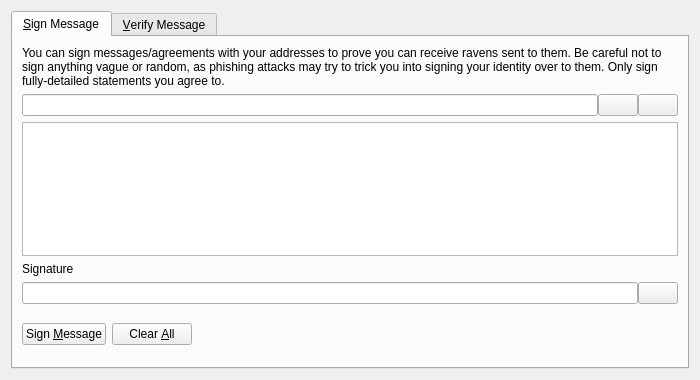
<?xml version="1.0" encoding="UTF-8"?>
<ui version="4.0">
 <class>SignVerifyMessageDialog</class>
 <widget class="QDialog" name="SignVerifyMessageDialog">
  <property name="geometry">
   <rect>
    <x>0</x>
    <y>0</y>
    <width>700</width>
    <height>380</height>
   </rect>
  </property>
  <property name="windowTitle">
   <string>Signatures - Sign / Verify a Message</string>
  </property>
  <property name="modal">
   <bool>true</bool>
  </property>
  <layout class="QVBoxLayout" name="verticalLayout">
   <item>
    <widget class="QTabWidget" name="tabWidget">
     <property name="currentIndex">
      <number>0</number>
     </property>
     <widget class="QWidget" name="tabSignMessage">
      <attribute name="title">
       <string>&amp;Sign Message</string>
      </attribute>
      <layout class="QVBoxLayout" name="verticalLayout_SM">
       <item>
        <widget class="QLabel" name="infoLabel_SM">
         <property name="text">
          <string>You can sign messages/agreements with your addresses to prove you can receive ravens sent to them. Be careful not to sign anything vague or random, as phishing attacks may try to trick you into signing your identity over to them. Only sign fully-detailed statements you agree to.</string>
         </property>
         <property name="textFormat">
          <enum>Qt::PlainText</enum>
         </property>
         <property name="wordWrap">
          <bool>true</bool>
         </property>
        </widget>
       </item>
       <item>
        <layout class="QHBoxLayout" name="horizontalLayout_1_SM">
         <property name="spacing">
          <number>0</number>
         </property>
         <item>
          <widget class="QValidatedLineEdit" name="addressIn_SM">
           <property name="toolTip">
            <string>The Raven address to sign the message with</string>
           </property>
          </widget>
         </item>
         <item>
          <widget class="QPushButton" name="addressBookButton_SM">
           <property name="toolTip">
            <string>Choose previously used address</string>
           </property>
           <property name="text">
            <string/>
           </property>
           <property name="icon">
            <iconset resource="../raven.qrc">
             <normaloff>:/icons/address-book</normaloff>:/icons/address-book</iconset>
           </property>
           <property name="shortcut">
            <string>Alt+A</string>
           </property>
           <property name="autoDefault">
            <bool>false</bool>
           </property>
          </widget>
         </item>
         <item>
          <widget class="QPushButton" name="pasteButton_SM">
           <property name="toolTip">
            <string>Paste address from clipboard</string>
           </property>
           <property name="text">
            <string/>
           </property>
           <property name="icon">
            <iconset resource="../raven.qrc">
             <normaloff>:/icons/editpaste</normaloff>:/icons/editpaste</iconset>
           </property>
           <property name="shortcut">
            <string>Alt+P</string>
           </property>
           <property name="autoDefault">
            <bool>false</bool>
           </property>
          </widget>
         </item>
        </layout>
       </item>
       <item>
        <widget class="QPlainTextEdit" name="messageIn_SM">
         <property name="toolTip">
          <string>Enter the message you want to sign here</string>
         </property>
        </widget>
       </item>
       <item>
        <widget class="QLabel" name="signatureLabel_SM">
         <property name="text">
          <string>Signature</string>
         </property>
         <property name="textFormat">
          <enum>Qt::PlainText</enum>
         </property>
        </widget>
       </item>
       <item>
        <layout class="QHBoxLayout" name="horizontalLayout_2_SM">
         <property name="spacing">
          <number>0</number>
         </property>
         <item>
          <widget class="QLineEdit" name="signatureOut_SM">
           <property name="font">
            <font>
             <italic>true</italic>
            </font>
           </property>
           <property name="readOnly">
            <bool>true</bool>
           </property>
          </widget>
         </item>
         <item>
          <widget class="QPushButton" name="copySignatureButton_SM">
           <property name="toolTip">
            <string>Copy the current signature to the system clipboard</string>
           </property>
           <property name="text">
            <string/>
           </property>
           <property name="icon">
            <iconset resource="../raven.qrc">
             <normaloff>:/icons/editcopy</normaloff>:/icons/editcopy</iconset>
           </property>
           <property name="autoDefault">
            <bool>false</bool>
           </property>
          </widget>
         </item>
        </layout>
       </item>
       <item>
        <layout class="QHBoxLayout" name="horizontalLayout_3_SM">
         <item>
          <widget class="QPushButton" name="signMessageButton_SM">
           <property name="toolTip">
            <string>Sign the message to prove you own this Raven address</string>
           </property>
           <property name="text">
            <string>Sign &amp;Message</string>
           </property>
           <property name="icon">
            <iconset resource="../raven.qrc">
             <normaloff>:/icons/edit</normaloff>:/icons/edit</iconset>
           </property>
           <property name="autoDefault">
            <bool>false</bool>
           </property>
          </widget>
         </item>
         <item>
          <widget class="QPushButton" name="clearButton_SM">
           <property name="toolTip">
            <string>Reset all sign message fields</string>
           </property>
           <property name="text">
            <string>Clear &amp;All</string>
           </property>
           <property name="icon">
            <iconset resource="../raven.qrc">
             <normaloff>:/icons/remove</normaloff>:/icons/remove</iconset>
           </property>
           <property name="autoDefault">
            <bool>false</bool>
           </property>
          </widget>
         </item>
         <item>
          <spacer name="horizontalSpacer_1_SM">
           <property name="orientation">
            <enum>Qt::Horizontal</enum>
           </property>
           <property name="sizeHint" stdset="0">
            <size>
             <width>40</width>
             <height>48</height>
            </size>
           </property>
          </spacer>
         </item>
         <item>
          <widget class="QLabel" name="statusLabel_SM">
           <property name="font">
            <font>
             <weight>75</weight>
             <bold>true</bold>
            </font>
           </property>
           <property name="text">
            <string/>
           </property>
           <property name="wordWrap">
            <bool>true</bool>
           </property>
          </widget>
         </item>
         <item>
          <spacer name="horizontalSpacer_2_SM">
           <property name="orientation">
            <enum>Qt::Horizontal</enum>
           </property>
           <property name="sizeHint" stdset="0">
            <size>
             <width>40</width>
             <height>48</height>
            </size>
           </property>
          </spacer>
         </item>
        </layout>
       </item>
      </layout>
     </widget>
     <widget class="QWidget" name="tabVerifyMessage">
      <attribute name="title">
       <string>&amp;Verify Message</string>
      </attribute>
      <layout class="QVBoxLayout" name="verticalLayout_VM">
       <item>
        <widget class="QLabel" name="infoLabel_VM">
         <property name="text">
          <string>Enter the receiver's address, message (ensure you copy line breaks, spaces, tabs, etc. exactly) and signature below to verify the message. Be careful not to read more into the signature than what is in the signed message itself, to avoid being tricked by a man-in-the-middle attack. Note that this only proves the signing party receives with the address, it cannot prove sendership of any transaction!</string>
         </property>
         <property name="textFormat">
          <enum>Qt::PlainText</enum>
         </property>
         <property name="alignment">
          <set>Qt::AlignLeading|Qt::AlignLeft|Qt::AlignTop</set>
         </property>
         <property name="wordWrap">
          <bool>true</bool>
         </property>
        </widget>
       </item>
       <item>
        <layout class="QHBoxLayout" name="horizontalLayout_1_VM">
         <property name="spacing">
          <number>0</number>
         </property>
         <item>
          <widget class="QValidatedLineEdit" name="addressIn_VM">
           <property name="toolTip">
            <string>The Raven address the message was signed with</string>
           </property>
          </widget>
         </item>
         <item>
          <widget class="QPushButton" name="addressBookButton_VM">
           <property name="toolTip">
            <string>Choose previously used address</string>
           </property>
           <property name="text">
            <string/>
           </property>
           <property name="icon">
            <iconset resource="../raven.qrc">
             <normaloff>:/icons/address-book</normaloff>:/icons/address-book</iconset>
           </property>
           <property name="shortcut">
            <string>Alt+A</string>
           </property>
           <property name="autoDefault">
            <bool>false</bool>
           </property>
          </widget>
         </item>
        </layout>
       </item>
       <item>
        <widget class="QPlainTextEdit" name="messageIn_VM"/>
       </item>
       <item>
        <widget class="QValidatedLineEdit" name="signatureIn_VM"/>
       </item>
       <item>
        <layout class="QHBoxLayout" name="horizontalLayout_2_VM">
         <item>
          <widget class="QPushButton" name="verifyMessageButton_VM">
           <property name="toolTip">
            <string>Verify the message to ensure it was signed with the specified Raven address</string>
           </property>
           <property name="text">
            <string>Verify &amp;Message</string>
           </property>
           <property name="icon">
            <iconset resource="../raven.qrc">
             <normaloff>:/icons/transaction_0</normaloff>:/icons/transaction_0</iconset>
           </property>
           <property name="autoDefault">
            <bool>false</bool>
           </property>
          </widget>
         </item>
         <item>
          <widget class="QPushButton" name="clearButton_VM">
           <property name="toolTip">
            <string>Reset all verify message fields</string>
           </property>
           <property name="text">
            <string>Clear &amp;All</string>
           </property>
           <property name="icon">
            <iconset resource="../raven.qrc">
             <normaloff>:/icons/remove</normaloff>:/icons/remove</iconset>
           </property>
           <property name="autoDefault">
            <bool>false</bool>
           </property>
          </widget>
         </item>
         <item>
          <spacer name="horizontalSpacer_1_VM">
           <property name="orientation">
            <enum>Qt::Horizontal</enum>
           </property>
           <property name="sizeHint" stdset="0">
            <size>
             <width>40</width>
             <height>48</height>
            </size>
           </property>
          </spacer>
         </item>
         <item>
          <widget class="QLabel" name="statusLabel_VM">
           <property name="font">
            <font>
             <weight>75</weight>
             <bold>true</bold>
            </font>
           </property>
           <property name="text">
            <string/>
           </property>
           <property name="wordWrap">
            <bool>true</bool>
           </property>
          </widget>
         </item>
         <item>
          <spacer name="horizontalSpacer_2_VM">
           <property name="orientation">
            <enum>Qt::Horizontal</enum>
           </property>
           <property name="sizeHint" stdset="0">
            <size>
             <width>40</width>
             <height>48</height>
            </size>
           </property>
          </spacer>
         </item>
        </layout>
       </item>
      </layout>
     </widget>
    </widget>
   </item>
  </layout>
 </widget>
 <customwidgets>
  <customwidget>
   <class>QValidatedLineEdit</class>
   <extends>QLineEdit</extends>
   <header>qt/qvalidatedlineedit.h</header>
  </customwidget>
 </customwidgets>
 <resources>
  <include location="../raven.qrc"/>
 </resources>
 <connections/>
</ui>
